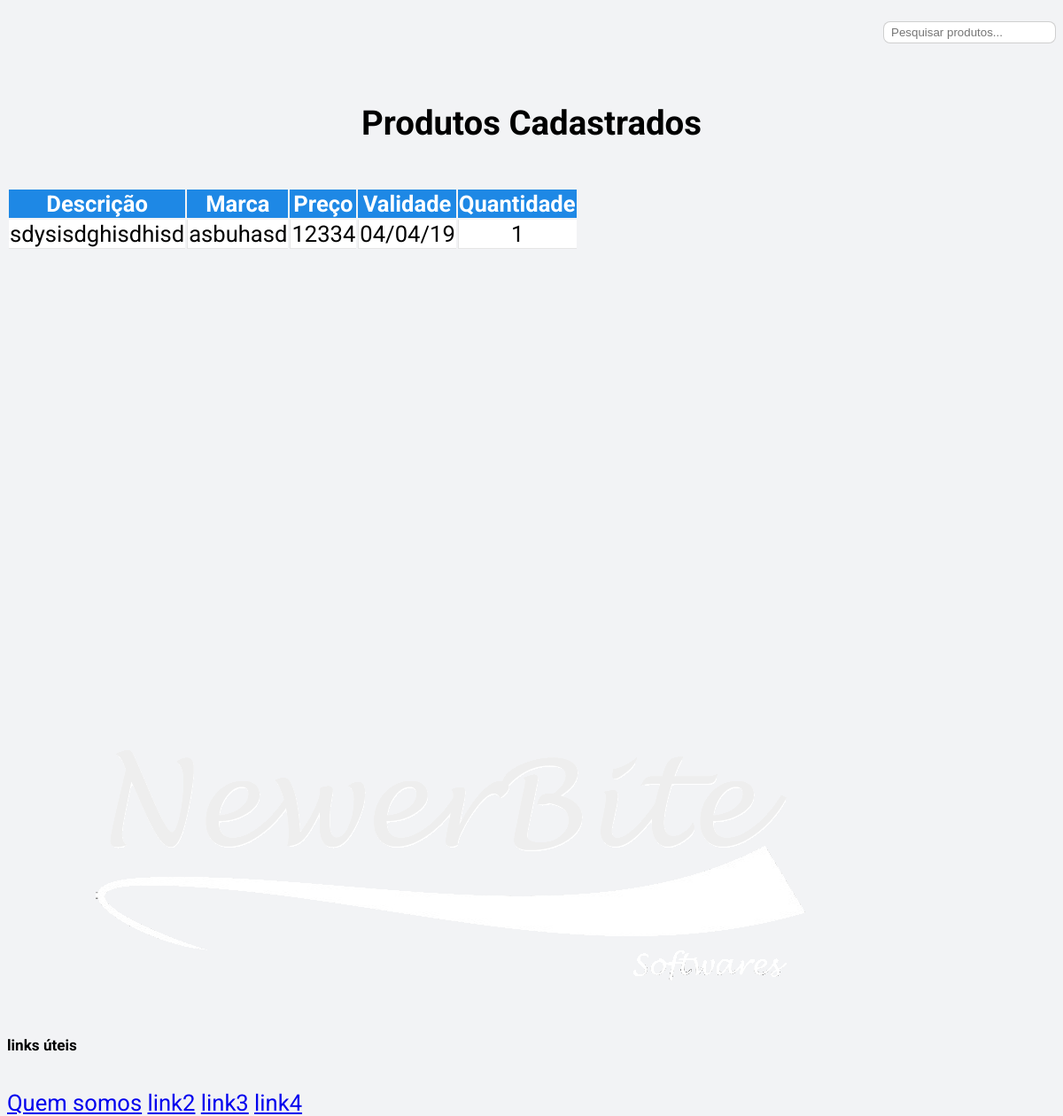
Page /visualizarproduto.php (signed in) on the earlier database version.
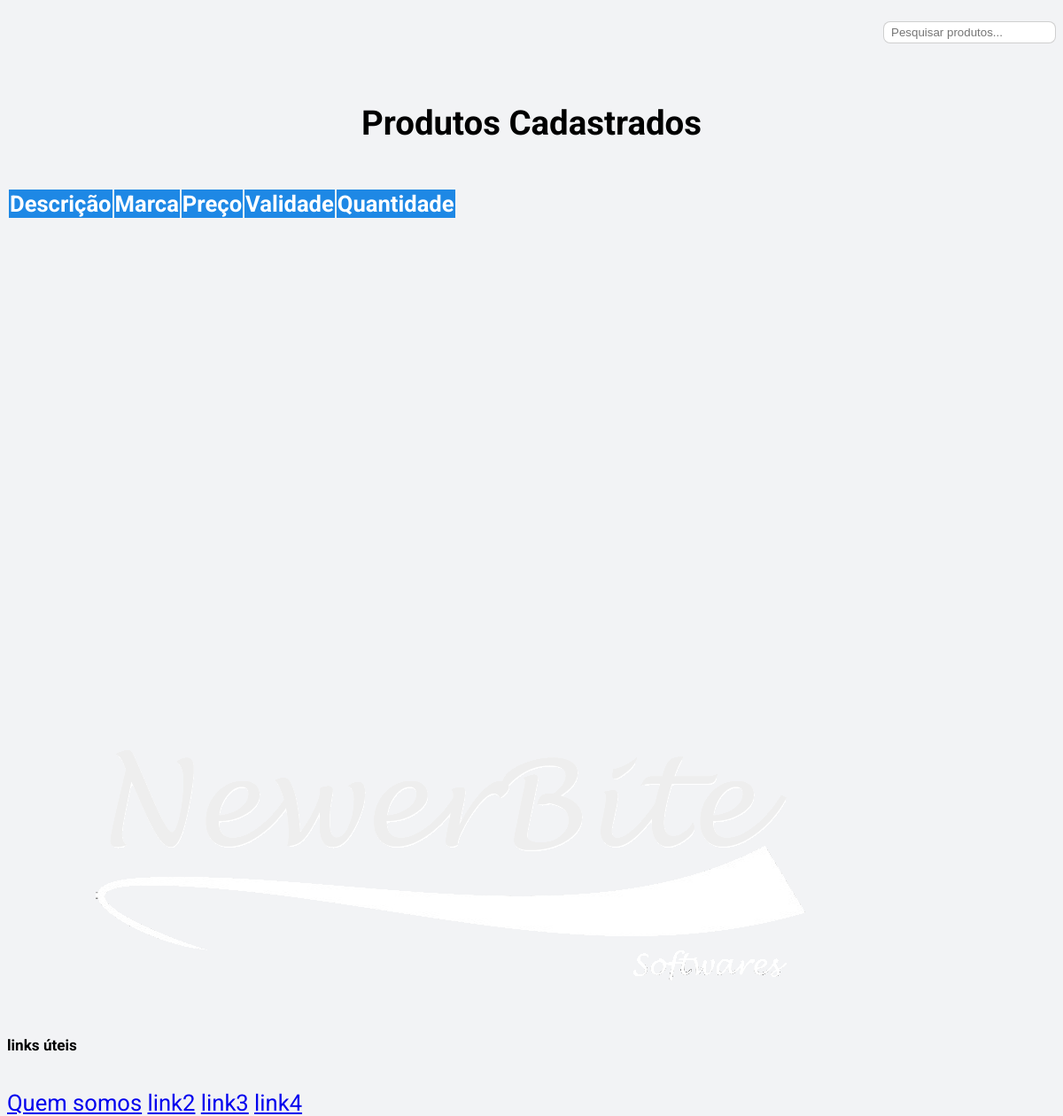
Same page on the later database version.
### tables this page shows
CREATE TABLE `produto` (
  `id_produto` int(10) NOT NULL,
  `id_tipo_produto` int(10) NOT NULL,
  `id_fornecedor` int(10) NOT NULL,
  `des_produto` varchar(100) NOT NULL,
  `marca` varchar(50) NOT NULL,
  `preco` double NOT NULL,
  `data_validade` date DEFAULT NULL,
  `data_compra` date DEFAULT NULL,
  `quantidade` double DEFAULT NULL,
  `prod_ml` int(6) DEFAULT NULL,
  `prod_g` int(6) DEFAULT NULL
);

### visualizarproduto.php (the view, shortened to what this page needs)
<!DOCTYPE html PUBLIC "-//W3C//DTD XHTML 1.0 Transitional//EN"
"http://www.w3.org/TR/xhtml1/DTD/xhtml1-transitional.dtd">
<html xmlns="http://www.w3.org/1999/xhtml">
<head>
    <link rel="stylesheet" type="text/css" href="css/agendamento.css">
    <link rel="stylesheet" href="https://maxcdn.bootstrapcdn.com/font-awesome/4.7.0/css/font-awesome.min.css" >
    <link rel="stylesheet" href="https://use.fontawesome.com/releases/v5.5.0/css/all.css">
</head>
<body>
    <section>
        <div class="container">
            <div class="search__person__container">
                <form class="search__person">
                    <input id="myInput" type="text" placeholder="Pesquisar produtos...">
                </form>
            </div>
            <h4 class="container__title">Produtos Cadastrados</h4>
            <div class="table-responsive">
                <table class="table table-hover">
                    <thead class="tableHead">
                        <tr>
                            <th>Descrição</th>
                            <th>Marca</th>
                            <th>Preço</th>
                            <th>Validade</th>
                            <th>Quantidade</th>
                        </tr>
                    </thead>
                    <tbody class="tableBody">
                      <?php
                      $entra = new mysqli("localhost", "root", "", "banco");
                      $busca = mysqli_query($entra, "select des_produto,marca, preco,date_format(data_validade, '%d/%m/%y'),quantidade from produto order by des_produto");
                      while($ver = mysqli_fetch_row($busca)){
                          echo "<tr>";
                          echo "<td>$ver[0]</td>";
                          echo "<td>$ver[1]</td>";
                          echo "<td>$ver[2]</td>";
                          echo "<td>$ver[3]</td>";
                          echo "<td>$ver[4]</td>";
                      }
                         ?>
                    </tbody>
                </table>
            </div>
        </div>
    </section>
    <section id="footer"></section>
</body>
</html>

### css/agendamento.css (style rules this page uses)
body { font-family: 'Roboto'; height: 100vh; background-color: #f2f3f5 !important; }
* { box-sizing: border-box; }
.container { height: 100vh; }
.table-responsive { margin: 32px 0 64px !important; }
.tableHead th { text-align: center; position: sticky; top: 0; background-color: #1e88e5; color: #fff; width: auto; cursor: default; }
.container__title { text-align: center; font-size: 1.5em; }
.table { text-align: center; }
.table-responsive { overflow: visible ; height: 70%; margin: 32px; margin-bottom: 64px; }
.search__person__container { display: flex; justify-content: flex-end; }
.search__person { padding: 16px 0px; }
.search__person input { border: solid 1px rgba(0, 0, 0, 0.19); border-radius: 8px; padding: 4px 8px; cursor: pointer; }
.tableBody td + td { border-left: solid 1px rgba(0,0,0,.1) !important; }
.table td { border-bottom: solid 1px rgba(0,0,0,.1) !important; background-color: #fff; cursor: default; }

### visualizarproduto.php (style rules this page uses)
body { font-family: 'Roboto'; font-size: 1.6em; }

Differences in the rows shown:
removed produto: des_produto "sdysisdghisdhisd", marca "asbuhasd", preco "12334", ver "04/04/19", quantidade "1"
